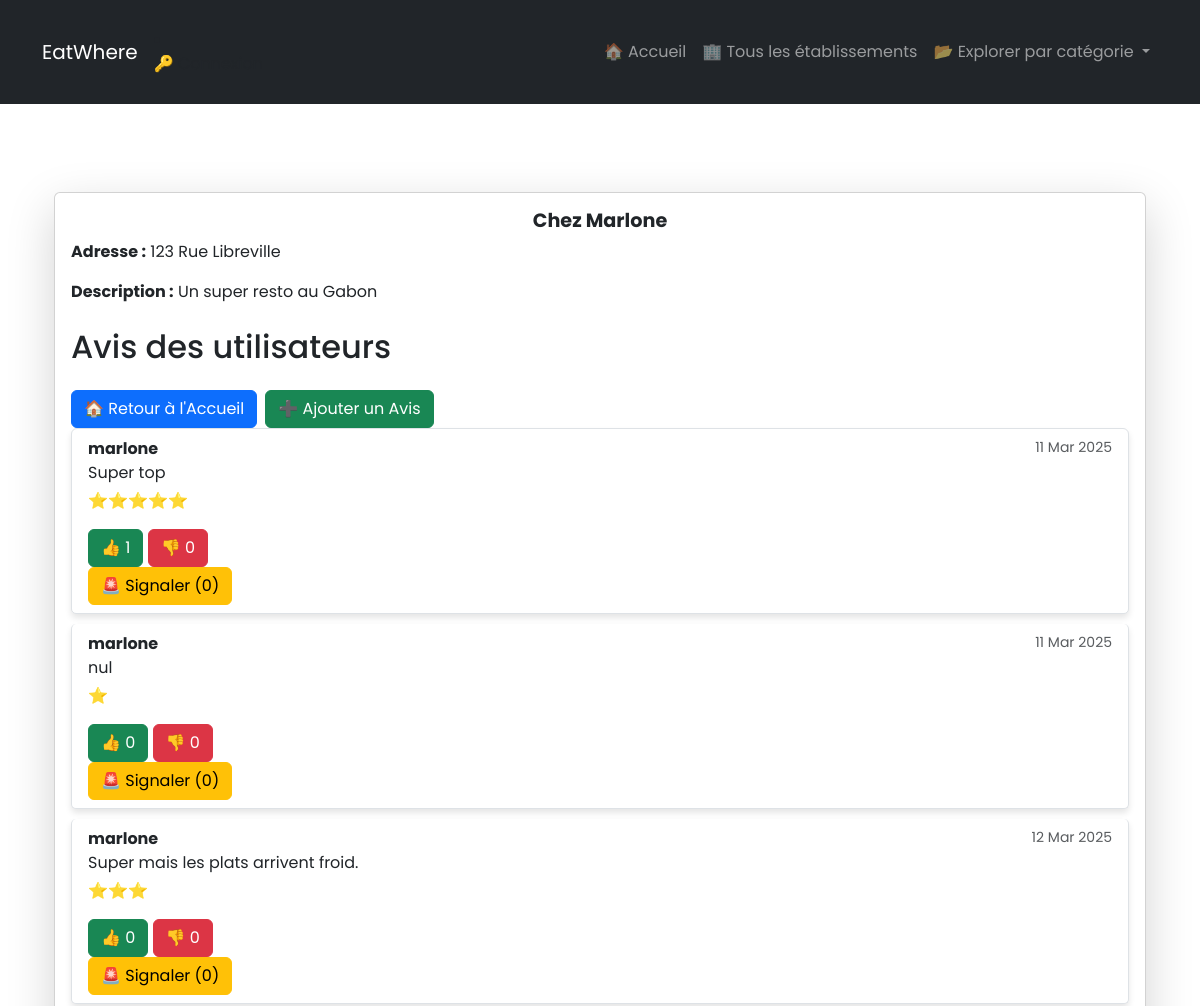
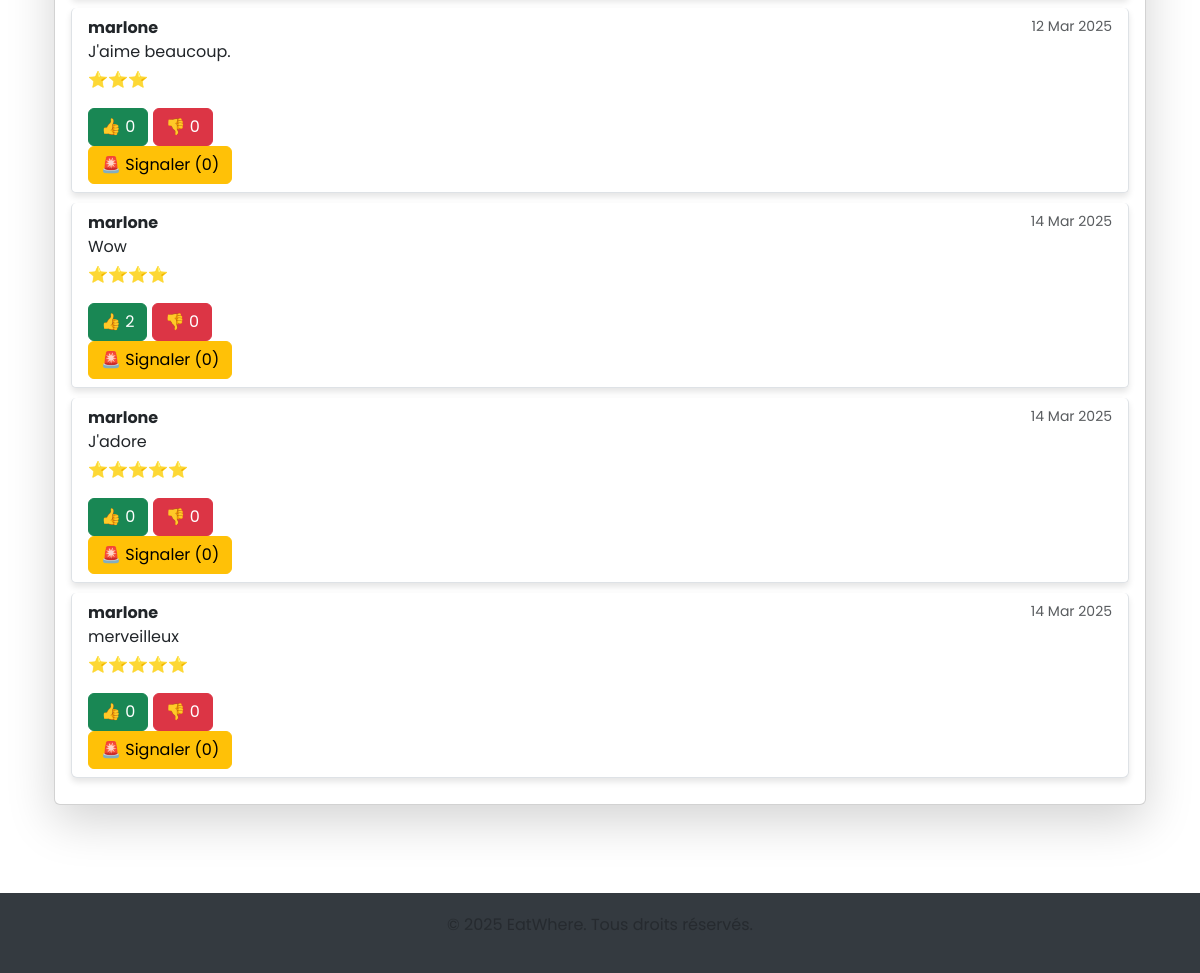
/establishment/1/, run on the app's committed database (2 pictures, top to bottom).
### reviews/models.py (models this page shows, shortened)
class Establishment(models.Model):
    CATEGORY_CHOICES = [
        ('restaurant', 'Restaurant'),
        ('fast-food', 'Fast Food'),
        ('cafe', 'Café'),
        ('bar', 'Bar'),
        ('autre', 'Autre'),
    ]
    nom_r = models.CharField(max_length=100)
    description = models.TextField()
    addresse = models.CharField(max_length=255)
    ville = models.CharField(max_length=100)
    categorie = models.CharField(max_length=50, choices=CATEGORY_CHOICES)  # Correction ici ✅
    crée_le = models.DateTimeField(auto_now_add=True)  # Date de création automatique

class Review(models.Model):
    utilisateur = models.ForeignKey(User, on_delete=models.CASCADE)
    etablissement = models.ForeignKey(Establishment, related_name='reviews', on_delete=models.CASCADE)
    note = models.IntegerField()
    commentaire = models.TextField()
    crée_le = models.DateTimeField(auto_now_add=True)
    likes = models.ManyToManyField(User, related_name='liked_reviews', blank=True)
    dislikes = models.ManyToManyField(User, related_name='disliked_reviews', blank=True)
    reports = models.ManyToManyField(User, related_name='reported_reviews', blank=True)
    def total_likes(self):
        return self.likes.count()
    def total_dislikes(self):
        return self.dislikes.count()
    def total_reports(self):
        return self.reports.count()

### reviews/views.py (the view)
# urls.py: path('establishment/<int:establishment_id>/', establishment_detail, name='establishment_detail'),  # Détail d'un établissement
def establishment_detail(request, establishment_id):
    establishment = get_object_or_404(Establishment, pk=establishment_id)
    reviews = establishment.reviews.all()
    if request.method == 'POST':
        form = ReviewForm(request.POST)
        if form.is_valid():
            new_review = form.save(commit=False)
            new_review.establishment = establishment
            new_review.utilisateur = request.user
            new_review.save()
            return redirect('establishment_detail', establishment_id=establishment.id)
    else:
        form = ReviewForm()
    return render(request, 'reviews/establishment_detail.html', {
        'establishment': establishment,
        'reviews': reviews,
        'form': form
    })

### reviews/templates/reviews/establishment_detail.html (shortened to what this page needs)
{% extends "reviews/base.html" %}
{% block content %}
<div class="container mt-5">
    <div class="card shadow-lg rounded">
        <div class="card-body">
            <h1 class="card-title text-center">{{ establishment.nom_r }}</h1>
            <p class="card-text"><strong>Adresse :</strong> {{ establishment.addresse }}</p>
            <p class="card-text"><strong>Description :</strong> {{ establishment.description }}</p>
            <h2 class="mt-4">Avis des utilisateurs</h2>
            <div class="mt-4 d-flex flex-wrap gap-2">
                <a href="{% url 'home' %}" class="btn btn-primary">🏠 Retour à l'Accueil</a>
                <a href="{% url 'add_review' establishment.id %}" class="btn btn-success">➕ Ajouter un Avis</a>
            </div>
            {% if establishment.reviews.exists %}
                <ul class="list-group">
                    {% for review in establishment.reviews.all %}
                        <li class="list-group-item">
                            <div class="d-flex justify-content-between">
                                <strong>{{ review.utilisateur.username }}</strong>
                                <small class="text-muted">{{ review.crée_le|date:"d M Y" }}</small>
                            </div>
                            <p class="mb-1">{{ review.commentaire }}</p>
                            <p class="text-warning">
                                {% for _ in "⭐"|ljust:review.note %}⭐{% endfor %}
                            </p>
                            <div class="vote-buttons">
                                <button class="btn btn-success vote-btn" data-review-id="{{ review.id }}" data-vote-type="like">
                                    👍 <span id="like-count-{{ review.id }}">{{ review.total_likes }}</span>
                                </button>
                                <button class="btn btn-danger vote-btn" data-review-id="{{ review.id }}" data-vote-type="dislike">
                                    👎 <span id="dislike-count-{{ review.id }}">{{ review.total_dislikes }}</span>
                                </button>
                                <div class="report-section">
                                    <button class="btn btn-warning report-btn" data-review-id="{{ review.id }}">
                                        🚨 Signaler (<span id="report-count-{{ review.id }}">{{ review.total_reports }}</span>)
                                    </button>
                                </div>
                        </li>
                    {% endfor %}
                </ul>
            {% else %}
                <p class="text-muted">Aucun avis pour le moment. Soyez le premier à donner votre avis !</p>
            {% endif %}
        </div>
    </div>
 </div>
{% endblock %}

### reviews/templates/reviews/base.html (shortened to what this page needs)
{% load static %}
{% load static %}
<!DOCTYPE html>
<html lang="fr">
<head>
    <link rel="stylesheet" href="{% static 'css/style.css' %}">
    <link href="https://cdn.jsdelivr.net/npm/bootstrap@5.3.0/dist/css/bootstrap.min.css" rel="stylesheet">
</head>
<body>
        <nav class="navbar navbar-expand-lg navbar-dark bg-dark">
            <div class="container">
                <a class="navbar-brand" href="{% url 'home' %}">EatWhere</a>
                <li class="nav-item dropdown">
                    {% if user.is_authenticated %}
                        <a class="nav-link dropdown-toggle" href="#" id="accountDropdown" role="button" data-bs-toggle="dropdown" aria-expanded="false">
                            👤Mon Compte
                        </a>
                        <ul class="dropdown-menu" aria-labelledby="accountDropdown">
                            <li><a class="dropdown-item" href="{% url 'profile' %}">📄 Mon Profil</a></li>
                            <li><hr class="dropdown-divider"></li>
                            <li><a class="dropdown-item text-danger" href="{% url 'logout' %}">🚪 Déconnexion</a></li>
                        </ul>
                    {% else %}
                        <a class="nav-link" href="{% url 'login' %}">🔑 Connexion</a>
                    {% endif %}
                </li>
                <div class="collapse navbar-collapse" id="navbarNav">
                    <ul class="navbar-nav ms-auto">
                        <li class="nav-item"><a class="nav-link" href="{% url 'home' %}">🏠 Accueil</a></li>
                        <li class="nav-item"><a class="nav-link" href="{% url 'establishment_list' %}">🏢 Tous les établissements</a></li>
                        <li class="nav-item dropdown">
                            <a class="nav-link dropdown-toggle" href="#" id="categoriesDropdown" type="button" data-bs-toggle="dropdown">
                                📂 Explorer par catégorie
                            </a>
                        </li>
                    </ul>
                </div>
            </div>
        </nav>
    <div class="container">
        {% block content %}{% endblock %}
    </div>
    <footer class="text-center text-muted mt-5">
        <p>© 2025 EatWhere. Tous droits réservés.</p>
    </footer>
</body>
</html>

### static/css/css/style.css (style rules this page uses)
* { margin: 0; padding: 0; box-sizing: border-box; font-family: 'Poppins', sans-serif; }
body { background-color: #f8f9fa; color: #333; line-height: 1.6; }
.container { max-width: 1100px; margin: auto; padding: 20px; }
h1, h2, h3 { font-weight: 600; color: #343a40; }
.btn { border-radius: 5px; transition: all 0.3s ease-in-out; }
.btn-primary { background: #007bff; border: none; }
.card { border: none; box-shadow: 0 4px 8px rgba(0, 0, 0, 0.1); transition: transform 0.3s ease-in-out; }
.card-title { font-size: 1.2rem; font-weight: bold; }
.card-body { padding: 20px; }
.list-group-item { border: none; background: #ffffff; box-shadow: 0px 4px 6px rgba(0, 0, 0, 0.1); margin-bottom: 10px; border-radius: 5px; }
footer { background: #343a40; color: white; text-align: center; padding: 20px; margin-top: 30px; }

### data on the page
Establishment: nom_r "Chez Marlone", addresse "123 Rue Libreville", description "Un super resto au Gabon"
Review: utilisateur.username "marlone", crée_le "11 Mar 2025", commentaire "Super top", total_likes "1", total_dislikes "0", total_reports "0"
Review: utilisateur.username "marlone", crée_le "11 Mar 2025", commentaire "nul", note 1 (drawn), total_likes "0", total_dislikes "0", total_reports "0"
Review: utilisateur.username "marlone", crée_le "12 Mar 2025", commentaire "Super mais les plats arrivent froid.", total_likes "0", total_dislikes "0", total_reports "0"
Review: utilisateur.username "marlone", crée_le "12 Mar 2025", commentaire "J'aime beaucoup.", total_likes "0", total_dislikes "0", total_reports "0"
Review: utilisateur.username "marlone", crée_le "14 Mar 2025", commentaire "Wow", total_likes "2", total_dislikes "0", total_reports "0"
Review: utilisateur.username "marlone", crée_le "14 Mar 2025", commentaire "J'adore", total_likes "0", total_dislikes "0", total_reports "0"
Review: utilisateur.username "marlone", crée_le "14 Mar 2025", commentaire "merveilleux", total_likes "0", total_dislikes "0", total_reports "0"
